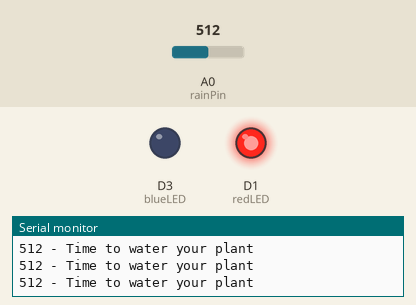
This sketch was run on a simulated ESP8266 (NodeMCU). On the bench: output pins drawn as LEDs (lit = HIGH), the last lines printed to the serial monitor. The inputs (shaded band) are chosen by the test bench; at power-on: A0 (rainPin) = 512.

Above: at 1.3 s.
1.4 s: A0 (rainPin) set to 417
2.9 s: A0 (rainPin) set to 389
At 4.2 s:
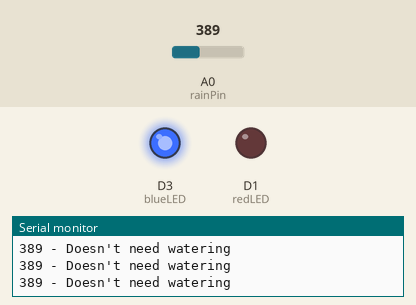
4.5 s: A0 (rainPin) set to 410
At 5.4 s:
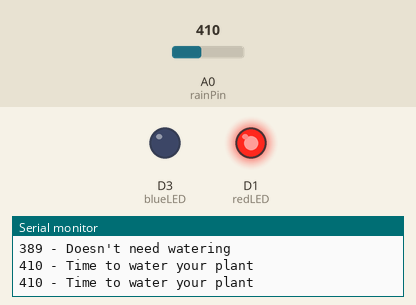
6.0 s: A0 (rainPin) set to 390
At 6.5 s:
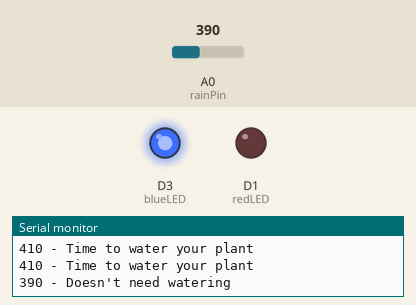
Timing chart, 0 to 8.5 s (numbered marks = the images above; inputs shaded):
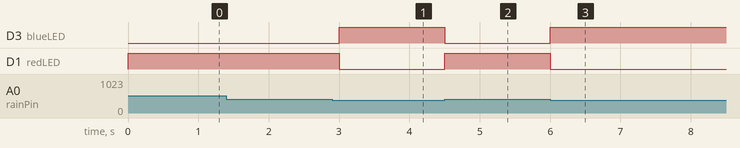

The sketch:

SoilSensorTester.ino
```cpp
#define rainPin A0
#define blueLED D3
#define redLED D1
// you can adjust the threshold value
int thresholdValue = 400;

void setup(){
  pinMode(rainPin, INPUT);
  pinMode(blueLED, OUTPUT);
  pinMode(redLED, OUTPUT);
  digitalWrite(blueLED, LOW);
  digitalWrite(redLED, LOW);
  Serial.begin(9600);
}

void loop() {
  // read the input on analog pin 0:
  int sensorValue = analogRead(rainPin);
  Serial.print(sensorValue);
  if(sensorValue < thresholdValue){
    Serial.println(" - Doesn't need watering");
    digitalWrite(redLED, LOW);
    digitalWrite(blueLED, HIGH);
  }
  else {
    Serial.println(" - Time to water your plant");
    digitalWrite(redLED, HIGH);
    digitalWrite(blueLED, LOW);
  }
  delay(500);
}
```

Measured:
- the behaviour switches between 400 and 399 on A0 (rainPin) (found by bisection; images 0 and 1)
- after the input at 2.9 s, D3 (blueLED): LOW → HIGH after 0.10 s; D1 (redLED): HIGH → LOW after 0.10 s
- after the input at 4.5 s, D3 (blueLED): HIGH → LOW at once; D1 (redLED): LOW → HIGH at once
- after the input at 6.0 s, D3 (blueLED): LOW → HIGH at once; D1 (redLED): HIGH → LOW at once
